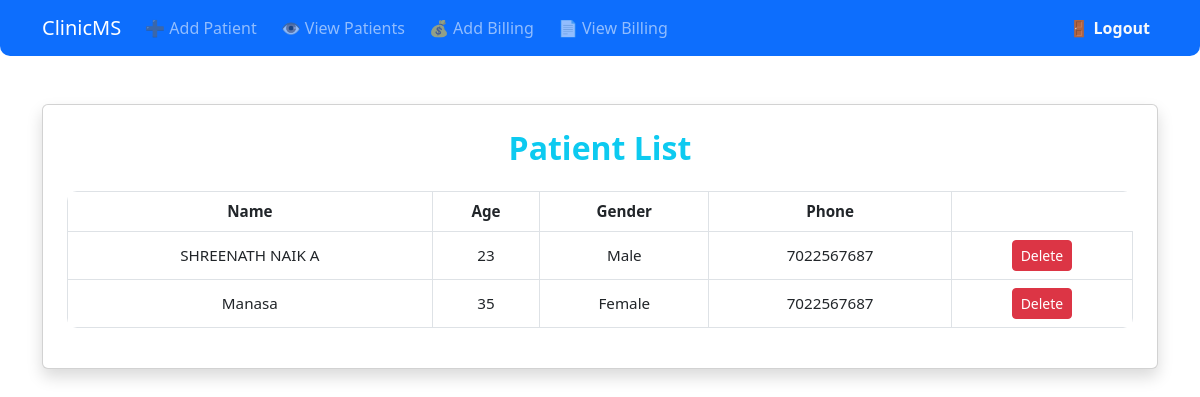
The app's page /receptionist/patients/ (signed in) with its own data.
### main/models.py (models this page shows, shortened)
class Patient(models.Model):
    name = models.CharField(max_length=100)
    age = models.IntegerField()
    gender = models.CharField(max_length=10)
    address = models.TextField()
    phone = models.CharField(max_length=15)

### main/views.py (the view)
# urls.py: path('receptionist/patients/', views.patient_list, name='patient_list'),
@login_required
def patient_list(request):
    if not hasattr(request.user, 'receptionist'):
        return redirect('login')
    patients = Patient.objects.all()
    return render(request, 'patient_list.html', {'patients': patients})

### main/templates/patient_list.html (shortened to what this page needs)
<!DOCTYPE html>
<html lang="en">
<head>
    {% load static %}
    <link rel="stylesheet" href="{% static 'css/styles.css' %}">
    <link href="https://cdn.jsdelivr.net/npm/bootstrap@5.3.0/dist/css/bootstrap.min.css" rel="stylesheet">
</head>
<body>
  <nav class="navbar navbar-expand-lg navbar-dark bg-primary sticky-top">
  <div class="container">
    <a class="navbar-brand" href="{% url 'receptionist_dashboard' %}">ClinicMS</a>
    <div class="collapse navbar-collapse justify-content-between" id="navbarNav">
      <ul class="navbar-nav gap-2">
        <li class="nav-item">
          <a class="nav-link {% if request.path == '/add_patient/' %}active bg-light text-primary rounded px-3{% endif %}" href="{% url 'add_patient' %}">➕ Add Patient</a>
        </li>
        <li class="nav-item">
          <a class="nav-link {% if request.path == '/patient_list/' %}active bg-light text-primary rounded px-3{% endif %}" href="{% url 'patient_list' %}">👁️ View Patients</a>
        </li>
        <li class="nav-item">
          <a class="nav-link {% if request.path == '/add_billing/' %}active bg-light text-primary rounded px-3{% endif %}" href="{% url 'add_billing' %}">💰 Add Billing</a>
        </li>
        <li class="nav-item">
          <a class="nav-link {% if request.path == '/list_billing/' %}active bg-light text-primary rounded px-3{% endif %}" href="{% url 'list_billing' %}">📄 View Billing</a>
        </li>
      </ul>
      <ul class="navbar-nav">
        <li class="nav-item">
          <a class="nav-link text-light fw-semibold" href="{% url 'logout' %}">🚪 Logout</a>
        </li>
      </ul>
    </div>
  </div>
</nav>
<div class="container mt-5">
    <div class="card shadow p-4">
        <h2 class="text-center text-info mb-4">Patient List</h2>
        <table class="table table-bordered">
            <thead>
                <tr>
                    <th>Name</th><th>Age</th><th>Gender</th><th>Phone</th>
                </tr>
            </thead>
            <tbody>
                {% for patient in patients %}
                <tr>
                    <td>{{ patient.name }}</td>
                    <td>{{ patient.age }}</td>
                    <td>{{ patient.gender }}</td>
                    <td>{{ patient.phone }}</td>
                    <td>
      <a href="{% url 'delete_patient' patient.id %}" class="btn btn-danger btn-sm"
         onclick="return confirm('Are you sure you want to delete this patient?');">Delete</a>
    </td>
                </tr>
                {% endfor %}
            </tbody>
        </table>
    </div>
</div>
</body>
</html>

### static/css/styles.css (style rules this page uses)
body { background-color: #f7f9fc; }
h2 { margin-bottom: 20px; }
body { background-color: #f8f9fa; font-family: 'Segoe UI', Tahoma, Geneva, Verdana, sans-serif; }
.container { max-width: 960px; margin: auto; }
.navbar { border-radius: 0 0 10px 10px; }
.navbar-brand { font-size: 1.5rem; }
.nav-link { font-size: 1rem; padding: 8px 12px; transition: background 0.3s; }
.card { border: none; border-radius: 15px; }
.card h2, .card h4 { font-weight: 600; }
.table { background-color: #fff; border-radius: 10px; overflow: hidden; font-size: 0.95rem; }
.table th { background-color: #0d6efd; color: white; text-align: center; }
.table td { vertical-align: middle; text-align: center; }
.table-bordered > :not(caption) > * > * { border-width: 1px; }

### records on screen
Patient: name "SHREENATH NAIK A", age "23", gender "Male", phone "7022567687"
Patient: name "Manasa", age "35", gender "Female", phone "7022567687"
